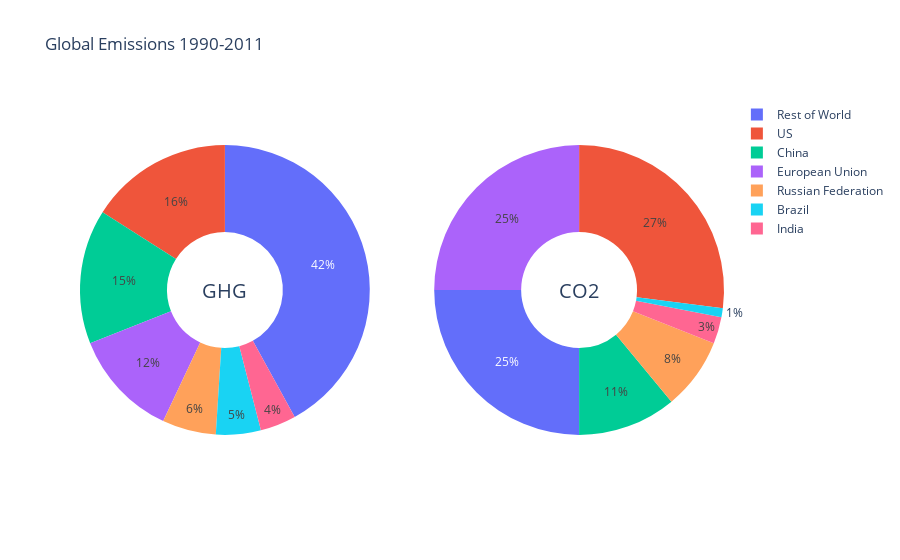

Source (notebook cell):
### Code cell
import plotly.graph_objects as go
from plotly.subplots import make_subplots

labels = ["US", "China", "European Union", "Russian Federation", "Brazil", "India",
          "Rest of World"]

# Create subplots: use 'domain' type for Pie subplot
fig = make_subplots(rows=1, cols=2, specs=[[{'type':'domain'}, {'type':'domain'}]])
fig.add_trace(go.Pie(labels=labels, values=[16, 15, 12, 6, 5, 4, 42], name="GHG Emissions"),
              1, 1)
fig.add_trace(go.Pie(labels=labels, values=[27, 11, 25, 8, 1, 3, 25], name="CO2 Emissions"),
              1, 2)

# Use `hole` to create a donut-like pie chart
fig.update_traces(hole=.4, hoverinfo="label+percent+name")

fig.update_layout(
    title_text="Global Emissions 1990-2011",
    # Add annotations in the center of the donut pies.
    annotations=[dict(text='GHG', x=sum(fig.get_subplot(1, 1).x) / 2, y=0.5,
                      font_size=20, showarrow=False, xanchor="center"),
                 dict(text='CO2', x=sum(fig.get_subplot(1, 2).x) / 2, y=0.5,
                      font_size=20, showarrow=False, xanchor="center")])
fig.show()

### Figure 1 — Plotly figure (JSON) as saved in the notebook; plotly's stock layout.template omitted (floating-point values rounded to 4 significant figures)
{"data": [{"domain": {"x": [0, 0.45], "y": [0, 1]}, "hole": 0.4, "hoverinfo": "label+percent+name", "labels": ["US", "China", "European Union", "Russian Federation", "Brazil", "India", "Rest of World"], "name": "GHG Emissions", "type": "pie", "values": [16, 15, 12, 6, 5, 4, 42]}, {"domain": {"x": [0.55, 1], "y": [0, 1]}, "hole": 0.4, "hoverinfo": "label+percent+name", "labels": ["US", "China", "European Union", "Russian Federation", "Brazil", "India", "Rest of World"], "name": "CO2 Emissions", "type": "pie", "values": [27, 11, 25, 8, 1, 3, 25]}], "layout": {"annotations": [{"font": {"size": 20}, "showarrow": false, "text": "GHG", "x": 0.225, "xanchor": "center", "y": 0.5}, {"font": {"size": 20}, "showarrow": false, "text": "CO2", "x": 0.775, "xanchor": "center", "y": 0.5}], "title": {"text": "Global Emissions 1990-2011"}}}
